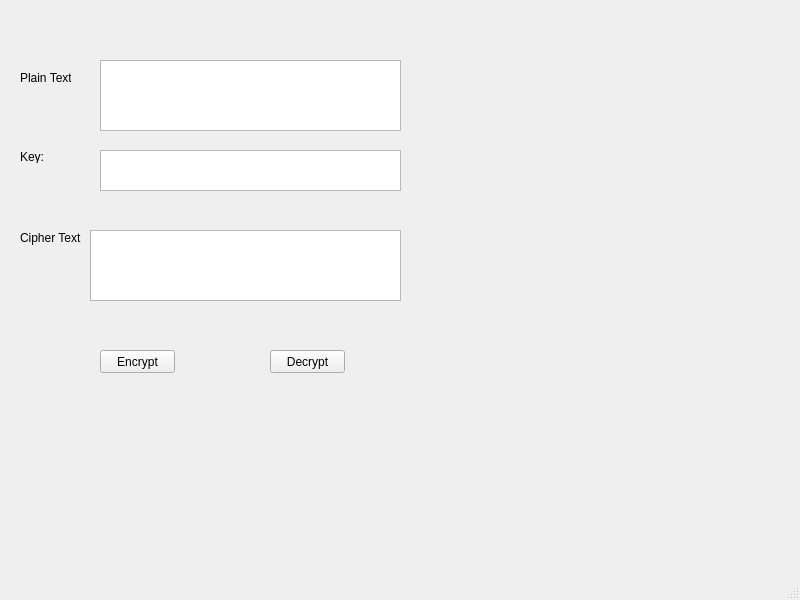
<?xml version="1.0" encoding="UTF-8"?>
<ui version="4.0">
 <class>MainWindow</class>
 <widget class="QMainWindow" name="MainWindow">
  <property name="geometry">
   <rect>
    <x>0</x>
    <y>0</y>
    <width>800</width>
    <height>600</height>
   </rect>
  </property>
  <property name="windowTitle">
   <string>MainWindow</string>
  </property>
  <widget class="QWidget" name="centralwidget">
   <widget class="QPushButton" name="btn_encrypt">
    <property name="geometry">
     <rect>
      <x>100</x>
      <y>350</y>
      <width>75</width>
      <height>23</height>
     </rect>
    </property>
    <property name="text">
     <string>Encrypt</string>
    </property>
   </widget>
   <widget class="QPushButton" name="btn_decrypt">
    <property name="geometry">
     <rect>
      <x>270</x>
      <y>350</y>
      <width>75</width>
      <height>23</height>
     </rect>
    </property>
    <property name="text">
     <string>Decrypt</string>
    </property>
   </widget>
   <widget class="QLabel" name="label">
    <property name="geometry">
     <rect>
      <x>20</x>
      <y>70</y>
      <width>51</width>
      <height>16</height>
     </rect>
    </property>
    <property name="text">
     <string>Plain Text:</string>
    </property>
   </widget>
   <widget class="QLabel" name="label_2">
    <property name="geometry">
     <rect>
      <x>20</x>
      <y>150</y>
      <width>47</width>
      <height>13</height>
     </rect>
    </property>
    <property name="text">
     <string>Key:</string>
    </property>
   </widget>
   <widget class="QLabel" name="label_3">
    <property name="geometry">
     <rect>
      <x>20</x>
      <y>230</y>
      <width>61</width>
      <height>16</height>
     </rect>
    </property>
    <property name="text">
     <string>Cipher Text:</string>
    </property>
   </widget>
   <widget class="QTextEdit" name="txt_plain_text">
    <property name="geometry">
     <rect>
      <x>100</x>
      <y>60</y>
      <width>301</width>
      <height>71</height>
     </rect>
    </property>
   </widget>
   <widget class="QTextEdit" name="txt_key">
    <property name="geometry">
     <rect>
      <x>100</x>
      <y>150</y>
      <width>301</width>
      <height>41</height>
     </rect>
    </property>
   </widget>
   <widget class="QTextEdit" name="txt_cipher_text">
    <property name="geometry">
     <rect>
      <x>90</x>
      <y>230</y>
      <width>311</width>
      <height>71</height>
     </rect>
    </property>
   </widget>
  </widget>
  <widget class="QMenuBar" name="menubar">
   <property name="geometry">
    <rect>
     <x>0</x>
     <y>0</y>
     <width>800</width>
     <height>21</height>
    </rect>
   </property>
  </widget>
  <widget class="QStatusBar" name="statusbar"/>
 </widget>
 <resources/>
 <connections/>
</ui>
